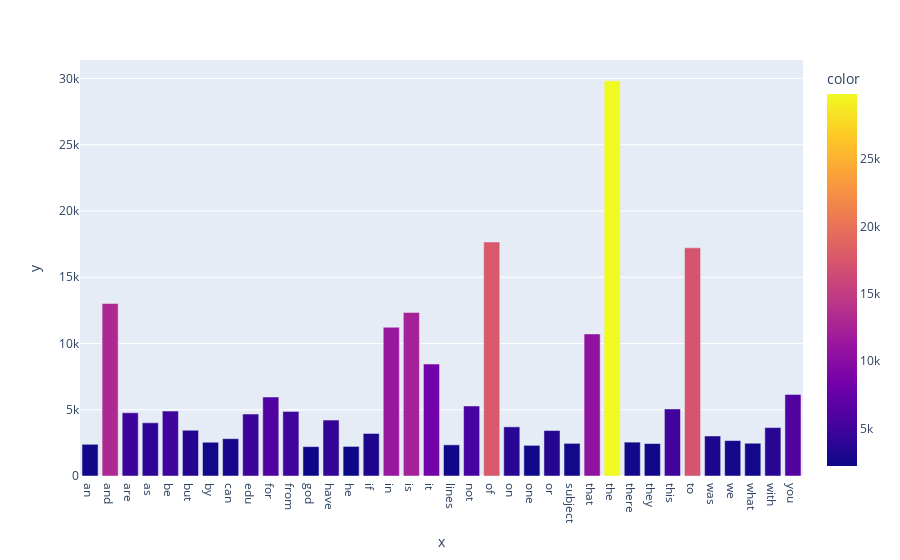

Notebook code for this chart:
### Code cell
# use plotly to plot the bar chart with dark theme
import plotly.express as px
import plotly.graph_objects as go

# plot and set the color to be the term frequency
fig = px.bar(x=X_count_partial, y=term_frequencies_partial, color=term_frequencies_partial)
fig.show()

# fig = px.bar(x=X_count_partial, y=term_frequencies_partial, color=term_frequencies_partial)
# fig.show()

### Figure 1 — Plotly figure (JSON) as saved in the notebook; plotly's stock layout.template omitted (floating-point values rounded to 4 significant figures)
{"data": [{"alignmentgroup": "True", "hovertemplate": "x=%{x}<br>y=%{y}<br>color=%{marker.color}<extra></extra>", "legendgroup": "", "marker": {"color": [2393, 13017, 4769, 4015, 4898, 3453, 2548, 2818, 4675, 5962, 4877, 2216, 4218, 2232, 3208, 11226, 12343, 8447, 2353, 5285, 17660, 3709, 2312, 3432, 2464, 10723, 29825, 2556, 2448, 5063, 17222, 3020, 2674, 2472, 3655, 6157], "coloraxis": "coloraxis", "pattern": {"shape": ""}}, "name": "", "offsetgroup": "", "orientation": "v", "showlegend": false, "textposition": "auto", "type": "bar", "x": ["an", "and", "are", "as", "be", "but", "by", "can", "edu", "for", "from", "god", "have", "he", "if", "in", "is", "it", "lines", "not", "of", "on", "one", "or", "subject", "that", "the", "there", "they", "this", "to", "was", "we", "what", "with", "you"], "xaxis": "x", "y": [2393, 13017, 4769, 4015, 4898, 3453, 2548, 2818, 4675, 5962, 4877, 2216, 4218, 2232, 3208, 11226, 12343, 8447, 2353, 5285, 17660, 3709, 2312, 3432, 2464, 10723, 29825, 2556, 2448, 5063, 17222, 3020, 2674, 2472, 3655, 6157], "yaxis": "y"}], "layout": {"barmode": "relative", "coloraxis": {"colorbar": {"title": {"text": "color"}}, "colorscale": [[0, "#0d0887"], [0.1111, "#46039f"], [0.2222, "#7201a8"], [0.3333, "#9c179e"], [0.4444, "#bd3786"], [0.5556, "#d8576b"], [0.6667, "#ed7953"], [0.7778, "#fb9f3a"], [0.8889, "#fdca26"], [1, "#f0f921"]]}, "legend": {"tracegroupgap": 0}, "margin": {"t": 60}, "xaxis": {"anchor": "y", "domain": [0, 1], "title": {"text": "x"}}, "yaxis": {"anchor": "x", "domain": [0, 1], "title": {"text": "y"}}}}
